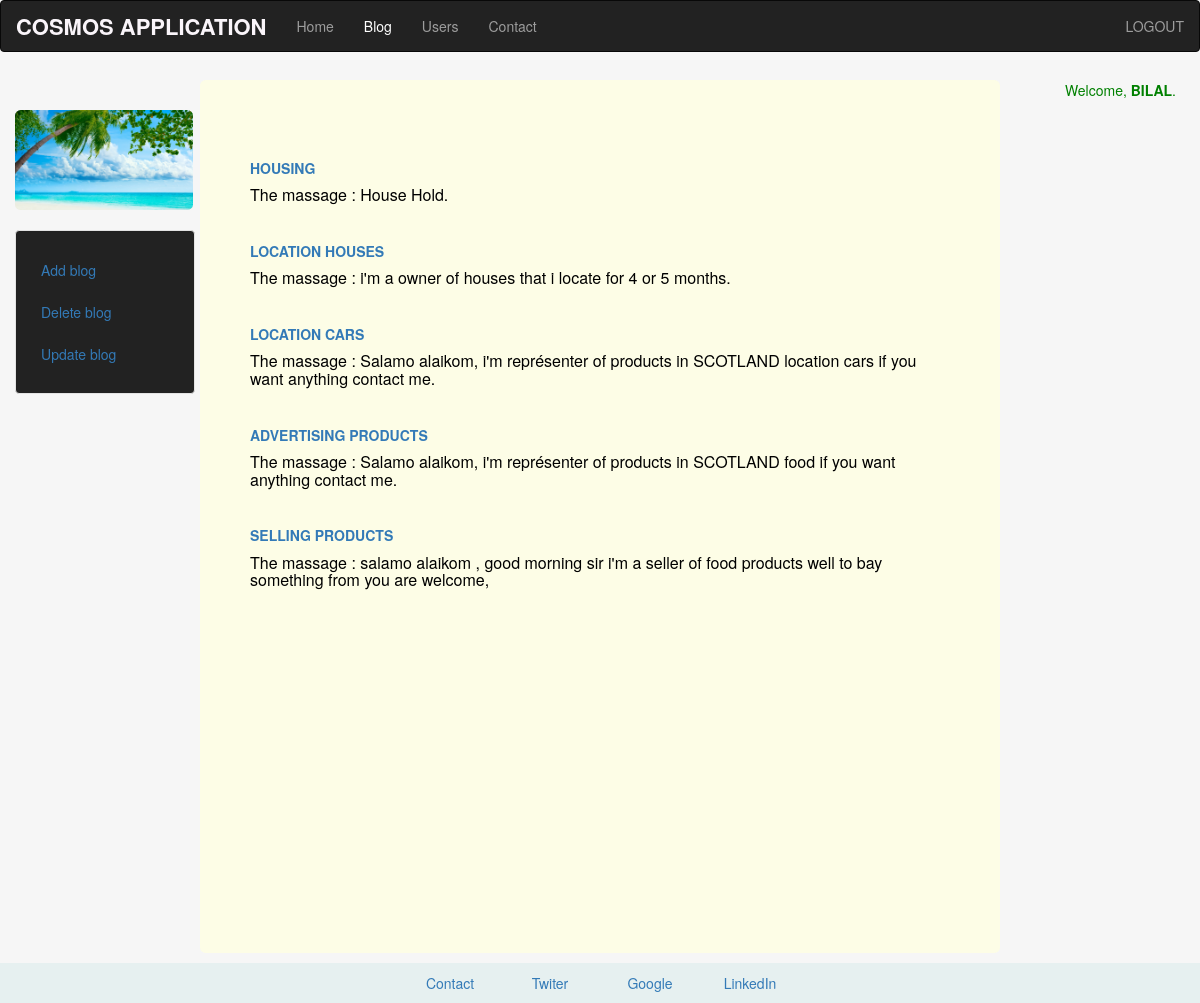
Screenshot of /blog/comment/ (signed in) with the database file from the repository.
### blog/models.py (models this page shows, shortened)
class Post(models.Model) :
    publisher=models.ForeignKey(User, related_name='publisher', verbose_name='Publisher')
    title=models.CharField(max_length=140)
    body=models.TextField()
    date = models.DateTimeField(default=datetime.now, blank=False)

### blog/templates/blog/blog.html
{% extends "account/basic.html" %}
  {% block content %}
<div class="col-md-1"></div>
<div class="col-md-7 divcommun" style="	margin-top:20px; min-height:100%">
     {% for post in object_list %}
	   <p>
         <h5>
             <a href="/blog/{{post.id}}"><strong style=" text-transform: uppercase;">{{ post.title }}</strong></a>
         </h5>
         <h5 style="color: black ; font-size: medium;">
		     The massage : {{ post.body}}
		 </h5>
       </p><br/>
     {% endfor %}
   </div>
   <div class="col-sm-2"></div>
  {% endblock %}

### account/templates/account/basic.html (shortened to what this page needs)
<html lang="en">
<head>
    <link rel="stylesheet" type="text/css" href="account/static/account/bootstrap.min.css"/>
    {% load staticfiles %}
		<link rel="stylesheet"  href="{% static 'account/css/bootstrap.min.css' %}"  type='text/css'/>
		<link rel="stylesheet"  href="{% static 'account/mystyle/styleSheet.css' %}"  type='text/css'/>
</head>
<body class="body" style="background-color: #f6f6f6" onload="my()">
	<nav class="navbar navbar-inverse affix" data-spy="affix" data-offset-top="197">
	  <div id="d1" class="container-fluid">
		<div class="navbar-header">
			<a class="navbar-brand" href="/account/loggedin/"> <strong style="font-size:22px; color:rgb(250,245,250) "> COSMOS APPLICATION </strong> </a>
        </div>
	    {% if request.user.is_authenticated %}
		  {% if request.user.is_superuser %}
	        <ul class="nav navbar-nav navbar-left" id="navigation" >
              <li><a href="/account/loggedin/"> Home </a></li>
			  <li><a href="/blog/comment/"> Blog </a></li>
			  <li><a href="/account/monitorUsers/">Users</a></li>
              <li><a href="/account/contact/"> Contact </a></li>
            </ul>
		    <ul class="nav navbar-nav navbar-right">
               <li><a href="/account/logout/">LOGOUT</a></li>
		    </ul>
         {%endif %}
	    {%else %}
	       <ul class="nav navbar-nav navbar-right">
              <li><a href="/account/">Login</a></li>
              <li><a href="/account/signup/"> Create an account </a></li>
           </ul>
	    {%endif %}
	  </div>
	</nav>
	<div class="container-fluid distance" style="min-height: 100%; padding-bottom:50px;">
		<div class="row">
			<div class="col-md-2">
				<img  style='margin-top:30px; max-height: 100px; border-radius: 0.40em; align-self: center; ' src="{% static 'account/img/Na1.jpg' %}" alt="face">
				<div class="well bs-sidebar affixsidebar" id="sidebar" style="background-color: #222 ">
					{% if request.user.is_authenticated %}
						<ul class="nav nav-pills nav-stacked">
							<li><a href="/blog/blogForm/"> Add blog </a></li>
							<li><a href="/account/loggedin/"> Delete blog </a></li>
							<li><a href="/account/loggedin/"> Update blog </a></li>
						</ul>
					{% else %}
						<ul class="nav nav-pills nav-stacked">
						</ul>
					{% endif %}
				</div>
            </div>
            <div class="col-md-8 blockcont" style="min-height:100%">
				<div class="container-fluid">
					{% block content %}
					{% endblock %}
				</div>
            </div>
			<div class="col-md-2">
				<p  style="margin-left:50px; margin-top:0px; position:fixed; color : green;">
					{% if request.user.is_authenticated %}
						Welcome, <strong style="color: green; text-transform: uppercase;">{{ request.user.get_username }}</strong>.
					{% else %}
						<strong>Please login.</strong>
					{% endif %}
				</p>
			</div>
		</div>
	</div>
	<footer>
             <div class="container-fluid" >
                <div class="row">
				<center>
				  <div class="col-md-4" ></div>
                  <div class="col-md-1" ><a href="/account/contact/" target="blank">Contact </a></div>
                  <div class="col-md-1 " ><a href="/www.Twiter.com" target="_blank">Twiter  </a></div>
                  <div class="col-md-1 " ><a href="/www.google.com" target="_blank">Google  </a></div>
                  <div class="col-md-1" ><a href="/www.linkedin.com" target="_blank">LinkedIn </a></div>
                  <div class="col-md-4" ></div>
				</center>
                </div>
             </div>
	</footer>
</body>
</html>

### account/static/account/mystyle/styleSheet.css (style rules this page uses)
body { position: relative; }
.blockcont { background-color: rgb(253,253,230); padding-top:50px; padding-bottom:1px; padding-left:20px; padding-right:20px; border-radius: 0.4em; min-height:100%; }
.divcommun { width:100%; }
.affix { top:0; width: 100%; z-index: 9999 !important; }
.navbar { margin-bottom: 0px; }
.distance { margin-right : 0; margin-top : 30px }
.affix ~ .container-fluid { position: relative; top: 50px; }
.affixsidebar { position:fixed; margin-left:0px auto ; width:180px; padding-left:10px; background-color: #fff; margin-top:20px; }
footer { position:fixed; left:0px; bottom:0px; height:40px; width:100%; background:rgb(230,240,240); padding-top:10px; margin-bottom:0px; }

### rows the page displays
Post: title "HOUSING", body "House Hold."
Post: title "LOCATION HOUSES", body "i'm a owner of houses that i locate for 4 or 5 months."
Post: title "LOCATION CARS", body "Salamo alaikom, i'm représenter of products in SCOTLAND location cars if you want anything contact me."
Post: title "ADVERTISING PRODUCTS", body "Salamo alaikom, i'm représenter of products in SCOTLAND food if you want anything contact me."
Post: title "SELLING PRODUCTS", body "salamo alaikom , good morning sir i'm a seller of food products well to bay something from you are welcome,"

### other values shown
{{ request.user.get_username }} "BILAL"
